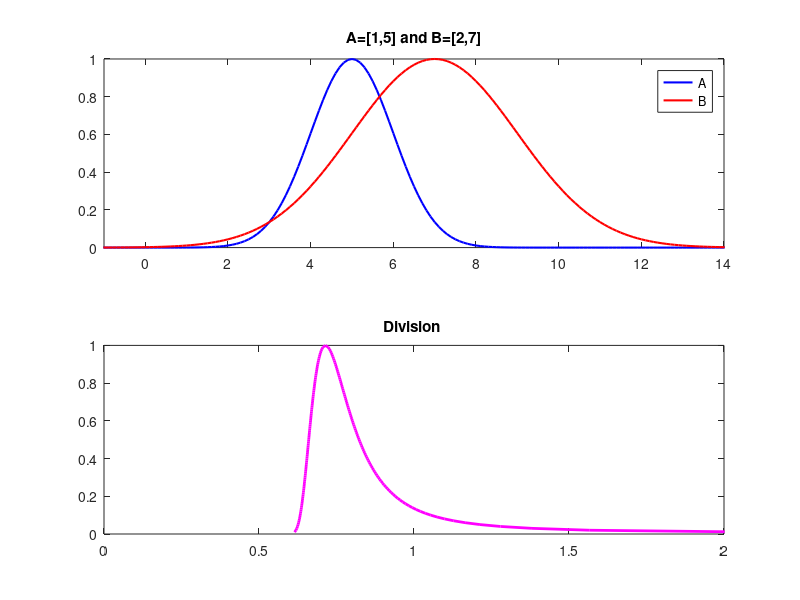

Write MATLAB code to recreate this figure.
clear
clc
%  Shahab Sotudian--94125091
% Gaussian  Number Operations
% Gaussian  Number A
sigma1=1;
mean1=5;

% Gaussian  Number B
sigma2=2;
mean2=7;

alfa=0;
y=[];
l = -5:0.1:15;

% alfa cut
A=[(mean1-sigma1*sqrt((-2)*log(alfa))),(mean1+sigma1*sqrt((-2)*log(alfa)))];
B=[(mean2-sigma2*sqrt((-2)*log(alfa))),(mean2+sigma2*sqrt((-2)*log(alfa)))];

% Division 
for i=1:1:101
    alfa=(i-1)/100;
   y(i)=alfa;
s1(i)=(mean1-sigma1*sqrt((-2)*log(alfa)))./(mean2-sigma2*sqrt((-2)*log(alfa)));
s2(i)=(mean1+sigma1*sqrt((-2)*log(alfa)))./(mean2+sigma2*sqrt((-2)*log(alfa)));


end



    subplot(211)
h1=gaussmf(l,[1 5]);
plot(l,h1,'b','linewidth',1.5)
hold on
h2=gaussmf(l,[2 7]);
plot(l,h2,'r','linewidth',1.5)
title('A=[1,5] and B=[2,7]')
axis([-1,14,0,1])
legend('A','B')
    subplot(212)
plot(s1,y,'m','linewidth',2)
hold on
plot(s2,y,'m','linewidth',2)
axis([0,2,0,1])
title('Division ')
